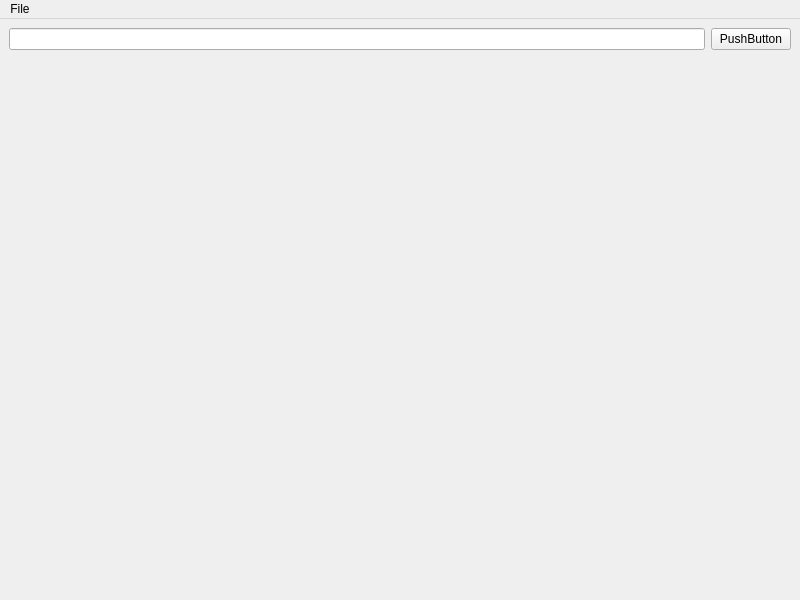
<?xml version="1.0" encoding="UTF-8"?>
<ui version="4.0">
 <class>MplMainWindow</class>
 <widget class="QMainWindow" name="MplMainWindow">
  <property name="geometry">
   <rect>
    <x>0</x>
    <y>0</y>
    <width>800</width>
    <height>600</height>
   </rect>
  </property>
  <property name="windowTitle">
   <string>MainWindow</string>
  </property>
  <widget class="QWidget" name="mplcentralwidget">
   <layout class="QVBoxLayout" name="verticalLayout">
    <item>
     <layout class="QHBoxLayout" name="mplhorizontalLayout">
      <item>
       <widget class="QLineEdit" name="mpllineEdit"/>
      </item>
      <item>
       <widget class="QPushButton" name="mplpushButton">
        <property name="text">
         <string>PushButton</string>
        </property>
       </widget>
      </item>
     </layout>
    </item>
    <item>
     <widget class="MplWidget" name="mpl" native="true">
      <property name="sizePolicy">
       <sizepolicy hsizetype="Expanding" vsizetype="Expanding">
        <horstretch>0</horstretch>
        <verstretch>0</verstretch>
       </sizepolicy>
      </property>
     </widget>
    </item>
   </layout>
  </widget>
  <widget class="QMenuBar" name="mplmenubar">
   <property name="geometry">
    <rect>
     <x>0</x>
     <y>0</y>
     <width>800</width>
     <height>25</height>
    </rect>
   </property>
   <widget class="QMenu" name="mplmenuFile">
    <property name="title">
     <string>File</string>
    </property>
    <addaction name="mplactionOpen"/>
    <addaction name="separator"/>
    <addaction name="mplactionQuit"/>
   </widget>
   <addaction name="mplmenuFile"/>
  </widget>
  <action name="mplactionOpen">
   <property name="text">
    <string>Open</string>
   </property>
  </action>
  <action name="mplactionQuit">
   <property name="text">
    <string>Quit</string>
   </property>
  </action>
 </widget>
 <customwidgets>
  <customwidget>
   <class>MplWidget</class>
   <extends>QWidget</extends>
   <header>mplwidget</header>
   <container>1</container>
  </customwidget>
 </customwidgets>
 <resources/>
 <connections/>
</ui>
